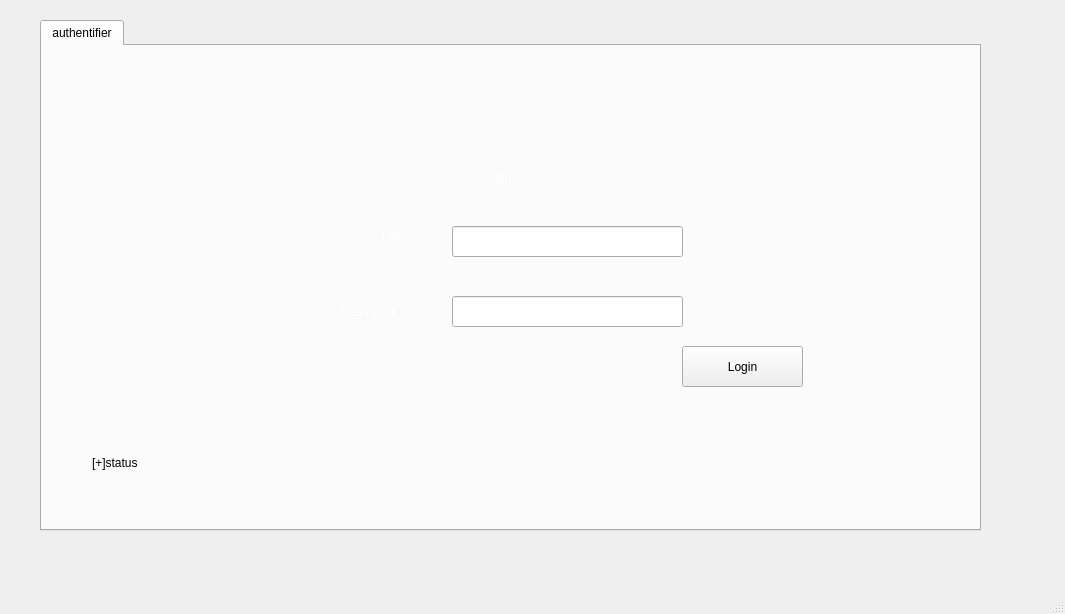
<?xml version="1.0" encoding="UTF-8"?>
<ui version="4.0">
 <class>MainWindow</class>
 <widget class="QMainWindow" name="MainWindow">
  <property name="geometry">
   <rect>
    <x>0</x>
    <y>0</y>
    <width>1065</width>
    <height>614</height>
   </rect>
  </property>
  <property name="windowTitle">
   <string>MainWindow</string>
  </property>
  <widget class="QWidget" name="centralwidget">
   <widget class="QTabWidget" name="tabWidget">
    <property name="geometry">
     <rect>
      <x>40</x>
      <y>20</y>
      <width>941</width>
      <height>511</height>
     </rect>
    </property>
    <property name="currentIndex">
     <number>0</number>
    </property>
    <widget class="QWidget" name="tab">
     <attribute name="title">
      <string>authentifier</string>
     </attribute>
     <widget class="QLabel" name="label_1">
      <property name="geometry">
       <rect>
        <x>0</x>
        <y>0</y>
        <width>941</width>
        <height>501</height>
       </rect>
      </property>
      <property name="text">
       <string/>
      </property>
      <property name="pixmap">
       <pixmap>../../../Bureau/247590809_624209822325987_6344712974586411864_n.png</pixmap>
      </property>
      <property name="scaledContents">
       <bool>true</bool>
      </property>
     </widget>
     <widget class="QLabel" name="label_4">
      <property name="geometry">
       <rect>
        <x>440</x>
        <y>100</y>
        <width>101</width>
        <height>61</height>
       </rect>
      </property>
      <property name="styleSheet">
       <string notr="true">font: 75 30pt &quot;MS Shell Dlg 2&quot;;
color: rgb(255, 255, 255);</string>
      </property>
      <property name="text">
       <string>Login</string>
      </property>
     </widget>
     <widget class="QLineEdit" name="lineEdit_username">
      <property name="geometry">
       <rect>
        <x>410</x>
        <y>180</y>
        <width>231</width>
        <height>31</height>
       </rect>
      </property>
      <property name="styleSheet">
       <string notr="true">font: 11pt &quot;MS Shell Dlg 2&quot;;</string>
      </property>
     </widget>
     <widget class="QLabel" name="user">
      <property name="geometry">
       <rect>
        <x>340</x>
        <y>180</y>
        <width>61</width>
        <height>21</height>
       </rect>
      </property>
      <property name="styleSheet">
       <string notr="true">font: 75 18pt &quot;Arial&quot;;
color: rgb(255, 255, 255);</string>
      </property>
      <property name="text">
       <string>User</string>
      </property>
     </widget>
     <widget class="QLabel" name="password">
      <property name="geometry">
       <rect>
        <x>300</x>
        <y>250</y>
        <width>141</width>
        <height>31</height>
       </rect>
      </property>
      <property name="styleSheet">
       <string notr="true">font: 75 18pt &quot;Arial&quot;;
color: rgb(255, 255, 255);
</string>
      </property>
      <property name="text">
       <string>Password</string>
      </property>
     </widget>
     <widget class="QLineEdit" name="lineEdit_password">
      <property name="geometry">
       <rect>
        <x>410</x>
        <y>250</y>
        <width>231</width>
        <height>31</height>
       </rect>
      </property>
      <property name="styleSheet">
       <string notr="true">font: 11pt &quot;MS Shell Dlg 2&quot;;</string>
      </property>
     </widget>
     <widget class="QPushButton" name="login">
      <property name="geometry">
       <rect>
        <x>640</x>
        <y>300</y>
        <width>121</width>
        <height>41</height>
       </rect>
      </property>
      <property name="styleSheet">
       <string notr="true">font: 14pt &quot;MS Shell Dlg 2&quot;;</string>
      </property>
      <property name="text">
       <string>Login</string>
      </property>
     </widget>
     <widget class="QLabel" name="label">
      <property name="geometry">
       <rect>
        <x>50</x>
        <y>410</y>
        <width>47</width>
        <height>14</height>
       </rect>
      </property>
      <property name="text">
       <string>[+]status</string>
      </property>
     </widget>
    </widget>
   </widget>
  </widget>
  <widget class="QMenuBar" name="menubar">
   <property name="geometry">
    <rect>
     <x>0</x>
     <y>0</y>
     <width>1065</width>
     <height>26</height>
    </rect>
   </property>
  </widget>
  <widget class="QStatusBar" name="statusbar"/>
 </widget>
 <resources/>
 <connections/>
</ui>
